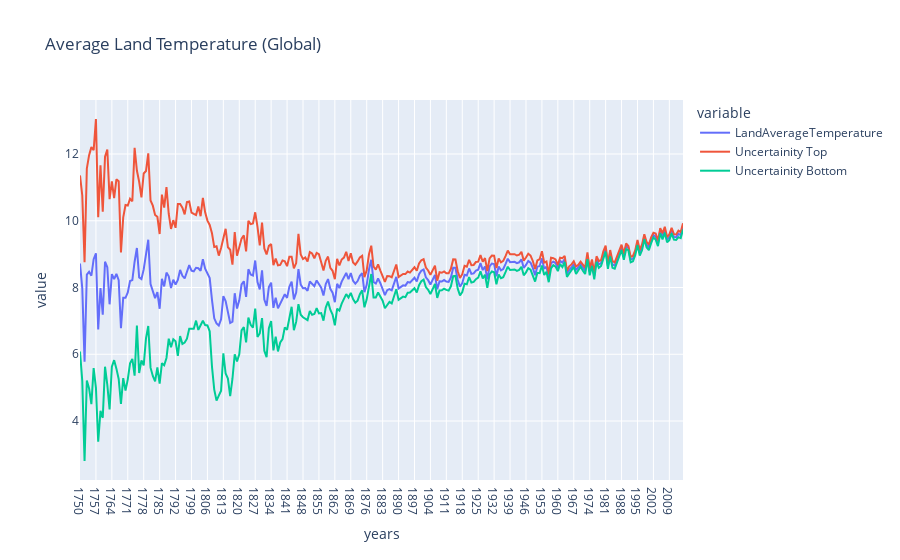

The code cell stored with this chart in its notebook:
### Code cell
fig = px.line(data,x='years',y=['LandAverageTemperature', 'Uncertainity Top', 'Uncertainity Bottom'], 
        title='Average Land Temperature (Global)')
fig.show()

### Figure 1 — Plotly figure (JSON) as saved in the notebook; plotly's stock layout.template omitted (floating-point values rounded to 4 significant figures; data arrays with more than 128 entries replaced by an {"elided": "..."} marker saying what was removed)
{"data": [{"hovertemplate": "variable=LandAverageTemperature<br>years=%{x}<br>value=%{y}<extra></extra>", "legendgroup": "LandAverageTemperature", "line": {"color": "#636efa", "dash": "solid"}, "marker": {"symbol": "circle"}, "mode": "lines", "name": "LandAverageTemperature", "orientation": "v", "showlegend": true, "type": "scatter", "x": {"elided": "266 str values"}, "xaxis": "x", "y": {"elided": "266 float values"}, "yaxis": "y"}, {"hovertemplate": "variable=Uncertainity Top<br>years=%{x}<br>value=%{y}<extra></extra>", "legendgroup": "Uncertainity Top", "line": {"color": "#EF553B", "dash": "solid"}, "marker": {"symbol": "circle"}, "mode": "lines", "name": "Uncertainity Top", "orientation": "v", "showlegend": true, "type": "scatter", "x": {"elided": "266 str values"}, "xaxis": "x", "y": {"elided": "266 float values"}, "yaxis": "y"}, {"hovertemplate": "variable=Uncertainity Bottom<br>years=%{x}<br>value=%{y}<extra></extra>", "legendgroup": "Uncertainity Bottom", "line": {"color": "#00cc96", "dash": "solid"}, "marker": {"symbol": "circle"}, "mode": "lines", "name": "Uncertainity Bottom", "orientation": "v", "showlegend": true, "type": "scatter", "x": {"elided": "266 str values"}, "xaxis": "x", "y": {"elided": "266 float values"}, "yaxis": "y"}], "layout": {"legend": {"title": {"text": "variable"}, "tracegroupgap": 0}, "title": {"text": "Average Land Temperature (Global)"}, "xaxis": {"anchor": "y", "domain": [0, 1], "title": {"text": "years"}}, "yaxis": {"anchor": "x", "domain": [0, 1], "title": {"text": "value"}}}}
